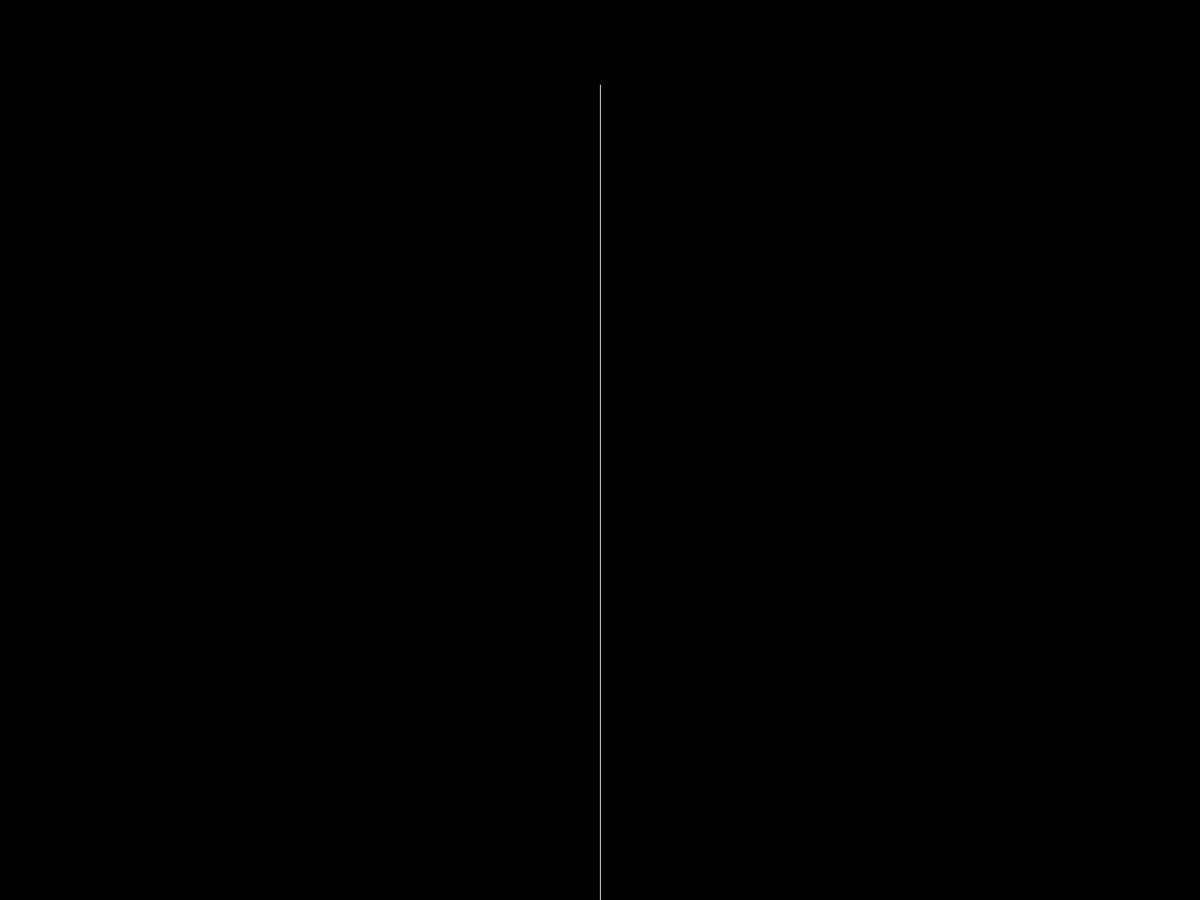
Frame 1 (no input)
Frame 60 (the mouse pressed at the canvas centre just before this capture): identical to frame 1, image omitted
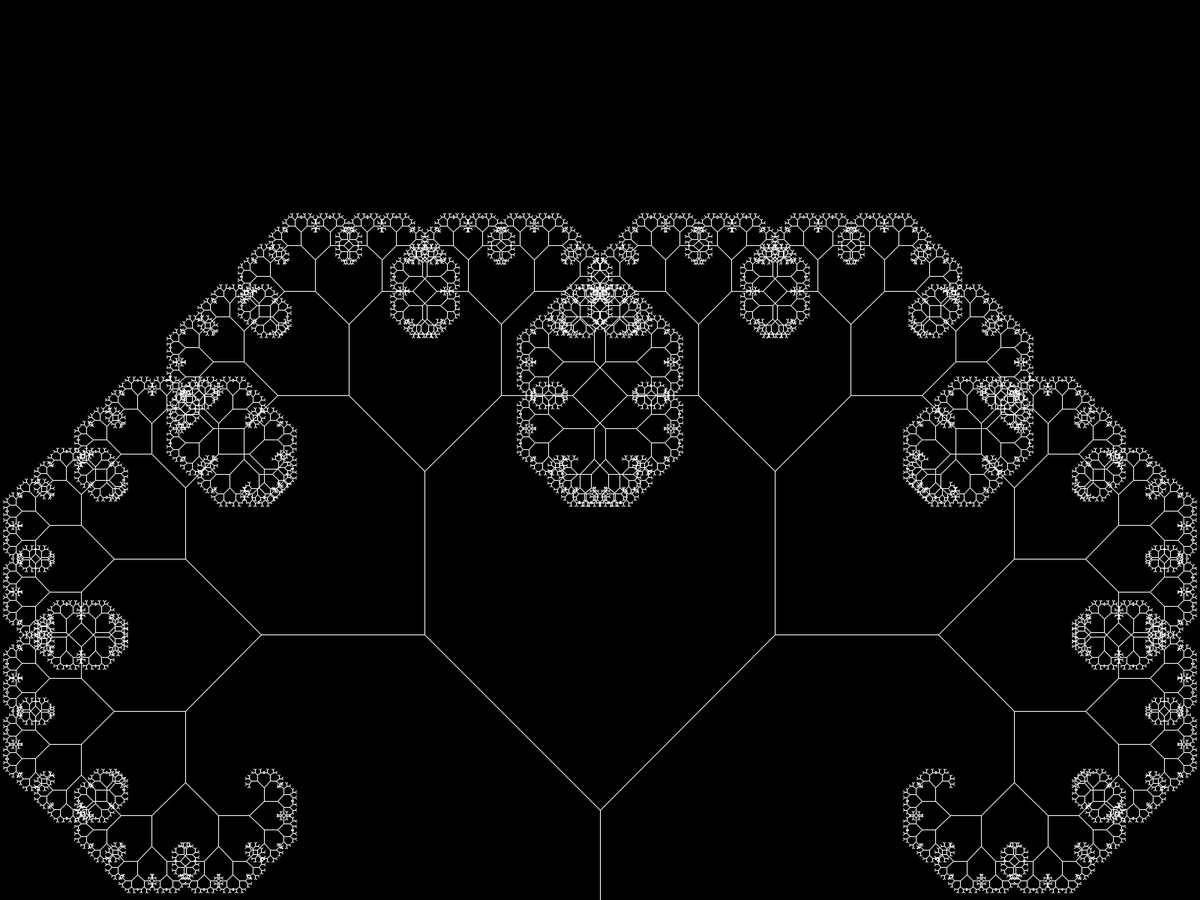
Frame 120 (the mouse held since frame 60 and released just before this capture)

The Processing sketch that drew these frames (run headless with seeded random() and noise(); from frame 60 on, the mouse is pressed at the canvas centre):

// Processing sketch: sketch_201201a
// ── sketch_201201a.pde
//float w = 1;
//void setup() {
//  size(800, 800);
//}

//void draw() {
//  background(255);
//  noStroke();
//  pushMatrix();
//  translate(width*0.5, height*0.5);
//  fill(250, 231, 83);
//  sun(0, 0, 80, 100, 40); 
//  popMatrix();


//  if (w < 300) {
//    println(w);
//    fill(117, 211, 252);
//    rect(50, 400+w, 60, 300-w);
//    w += 0.5;
//    if (mousePressed) {
//      w = 0;
//    }
//  } else if (w == 300) {
//    noLoop();
//    background(0);
//    text("Remember to Water Your Plant!", width/2, height/2);
//  }
//  // instruction for watering the plant
//  fill(0);
//  text("Click the Button to Water the Plant", 10, 140);
//}

//void sun(float x, float y, float radius1, float radius2, int npoints) {
//  float angle = TWO_PI / npoints;
//  float halfAngle = angle/2.0;
//  beginShape();
//  for (float a = 0; a < TWO_PI; a += angle) {
//    float sx = x + cos(a) * radius2;
//    float sy = y + sin(a) * radius2;
//    vertex(sx, sy);
//    sx = x + cos(a+halfAngle) * radius1;
//    sy = y + sin(a+halfAngle) * radius1;
//    vertex(sx, sy);
//  }
//  endShape(CLOSE);
//}

float theta;   

void setup() {
  fullScreen();
}

void draw() {
  background(0);
  frameRate(10);
  stroke(255);
  // Let's pick an angle 0 to 90 degrees based on the mouse position
  float a = (mouseX / (float) width) * 90f;
  // Convert it to radians
  theta = radians(a);
  // Start the tree from the bottom of the screen
  translate(width/2,height);
  // Draw a line 120 pixels
  line(0,0,0,-120);
  // Move to the end of that line
  translate(0,-120);
  // Start the recursive branching!
  branch(500);

}

void branch(float h) {
  // Each branch will be 2/3rds the size of the previous one
  h *= 0.66;
  
  // All recursive functions must have an exit condition!!!!
  // Here, ours is when the length of the branch is 2 pixels or less
  if (h > 2) {
    pushMatrix();    // Save the current state of transformation (i.e. where are we now)
    rotate(theta);   // Rotate by theta
    line(0, 0, 0, -h);  // Draw the branch
    translate(0, -h); // Move to the end of the branch
    branch(h);       // Ok, now call myself to draw two new branches!!
    popMatrix();     // Whenever we get back here, we "pop" in order to restore the previous matrix state
    
    // Repeat the same thing, only branch off to the "left" this time!
    pushMatrix();
    rotate(-theta);
    line(0, 0, 0, -h);
    translate(0, -h);
    branch(h);
    popMatrix();
  }
}
